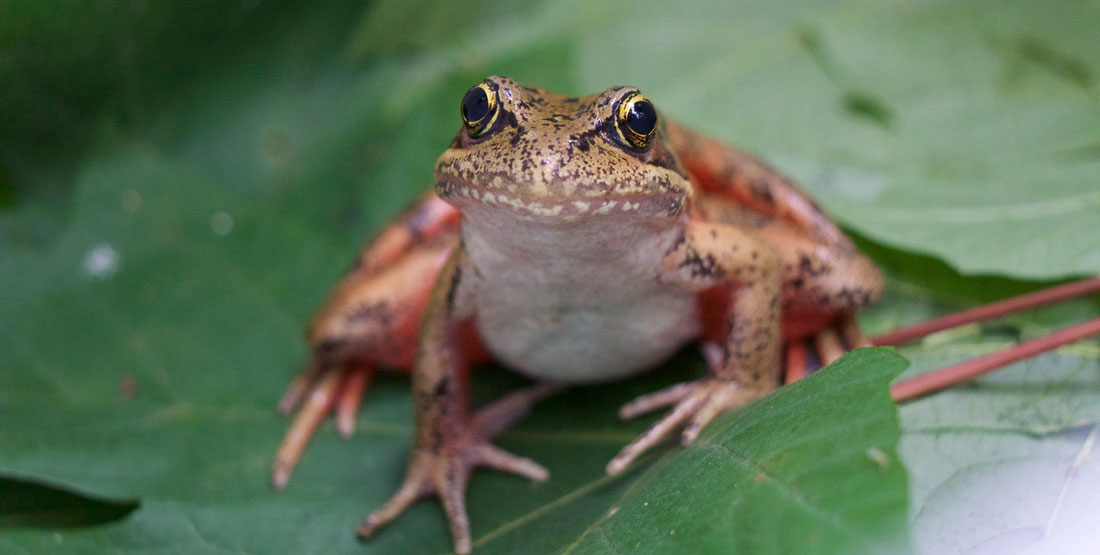
#> input picture old/image_colorspace/frog.jpg, 1100 x 555 px
$ python im_colorspace.py
#> lines starting #> are read from the running program, lines starting #| are printed output that depends on the picture; after the words box and inside, x2 and y2 are one past the last pixel; in counts of white or black regions, pixels touching at a corner belong together
import cv2
import numpy as np
from matplotlib import pyplot as plt

img = cv2.imread('frog.jpg',cv2.IMREAD_COLOR)
#> img is the input picture: shape (555, 1100, 3); mean B, G, R 87.8, 111.7, 95.7
#img = cv2.medianBlur(img,5)

hsv = cv2.cvtColor(img, cv2.COLOR_BGR2HSV)
#> hsv: shape (555, 1100, 3); mean H, S, V 57.9, 88.6, 120.2

lower_green = np.array([110,50,100])
upper_green = np.array([110,255,255])

mask = cv2.inRange(hsv, lower_green, upper_green)
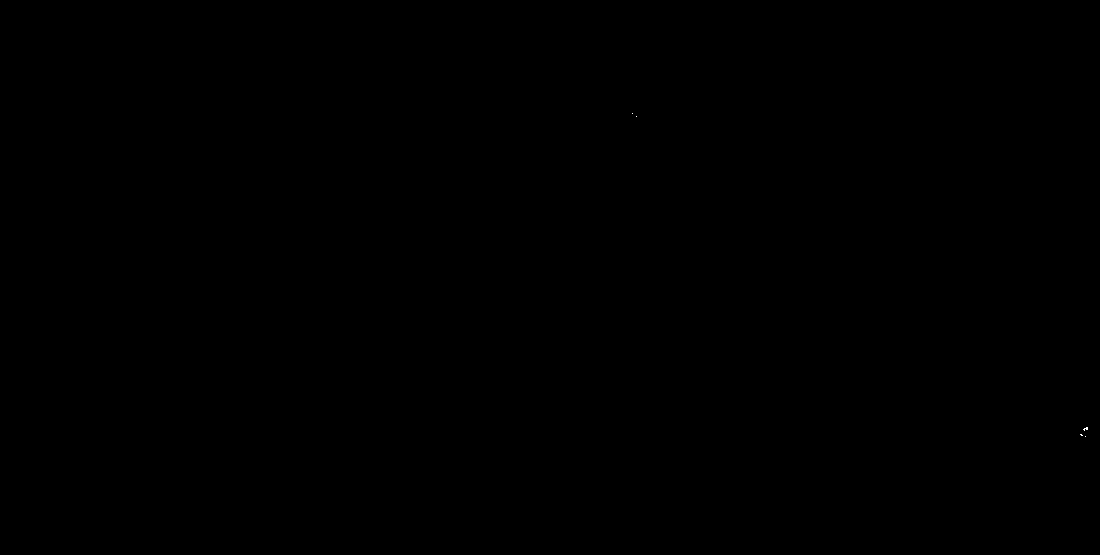
#> mask: shape (555, 1100); 0% white in thin lines or dots, all inside (x1, y1, x2, y2) = (632, 113, 1088, 437)

res = cv2.bitwise_and(img,img, mask=mask)

images = [hsv,mask,res]
titles = ['Image', 'Mask', 'Result']

#isolated to just one resulting image
for i in range(1):
    plt.subplot(1,1,i+1),plt.imshow(images[i])
    plt.title(titles[i])
    plt.xticks([]),plt.yticks([])
plt.show()

cv2.imshow('image',img)
cv2.imshow('mask',mask)
cv2.imshow('result',res)
